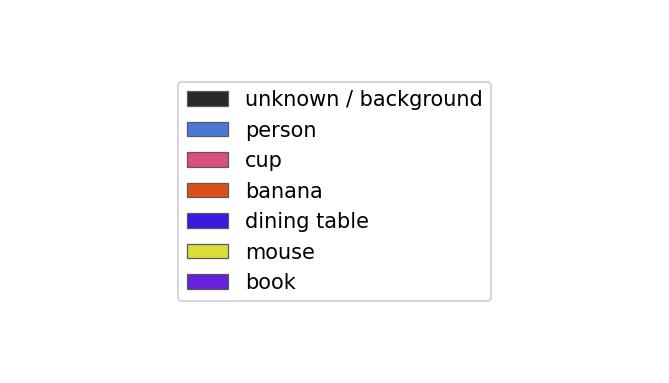
#> input picture out_test/class_legend.png, 669 x 383 px
$ python video_to_3d.py ../out_test/class_legend.png
#> lines starting #> are read from the running program, lines starting #| are printed output that depends on the picture
### code/feature_tracker.py
import gc
import cv2
import numpy as np
import os
import sys
from typing import Optional, Tuple
from scipy.optimize import least_squares
import scipy.io as sio

from reconstruction_pipeline import (
    save_point_labels,
    track_arrays_from_dict,
    write_tracks_txt,
)
from yolo_segmentation import (
    label_tracks_from_seg_maps,
    save_seg_bundle,
    segment_bgr_frames,
    segment_video_file,
)

# Playback speed for tracked_output.avi (lower FPS = longer gap between frames, easier to follow).
preview_fps = 15.0

# Faster Lucas–Kanade (slightly less robust than OpenCV defaults; big CPU win on long clips).
lk_fast = (cv2.TERM_CRITERIA_EPS | cv2.TERM_CRITERIA_COUNT, 15, 0.03)
lk_accurate = (cv2.TERM_CRITERIA_EPS | cv2.TERM_CRITERIA_COUNT, 30, 0.01)
lk_fastest = (cv2.TERM_CRITERIA_EPS | cv2.TERM_CRITERIA_COUNT, 12, 0.05)


# [43 lines left out: functions _gray_for_corner_detect, farthest_point_spread_subsample, not called in this run]


def load_video_frames(video_path, max_frames=None, scale: float = 1.0):
#> called with video_path = 'out_test/class_legend.png', max_frames = 50, scale = 0.75
    cap = cv2.VideoCapture(video_path)
    frames = []
    first_gray_full = None
    while max_frames is None or len(frames) < max_frames:
        ret, frame = cap.read()
#> frame is the input picture: shape (383, 669, 3); mean B, G, R 249.3, 248.6, 249.3
        if not ret:
            break
        gray = cv2.cvtColor(frame, cv2.COLOR_BGR2GRAY)
        if first_gray_full is None:
            first_gray_full = gray.copy()
        if scale != 1.0:
            gray = cv2.resize(gray, None, fx=scale, fy=scale, interpolation=cv2.INTER_AREA)
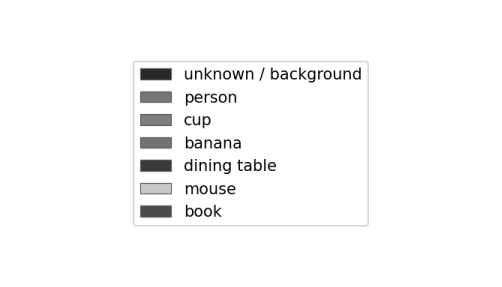
#> gray: shape (287, 502); min 0, max 255, mean 248.9
        frames.append(gray)
    cap.release()
    return frames, first_gray_full


# [422 lines left out: functions scale_track_coordinates, load_video_bgr_and_gray, center_roi_mask, read_first_frame_bgr, read_first_k_bgr_frames, detect_features and 7 more, not called in this run]

def save_tracks_to_txt(refined_tracks, num_frames, filename='tracks.txt'):
    track_x, track_y, _ = track_arrays_from_dict(refined_tracks, num_frames)
    write_tracks_txt(filename, track_x, track_y)

sample_out_dir = "data/good"


def track_video_to_disk(
    video_path,
    out_dir,
    label_fn=None,
    redetect_interval=15,
    max_redetect=20,
    write_preview=True,
    preview_fps=preview_fps,
    center_roi_frac=None,
    yolo_mask_features=False,
    yolo_mask_union_frames: int = 1,
    redetect_full_frame: Optional[bool] = None,
    feature_quality=0.02,
    min_feature_distance=12,
    feature_max_corners=1500,
    feature_grid: Tuple[int, int] = (4, 4),
    yolo_seg_weights=None,
    yolo_device="cpu",
    yolo_imgsz=640,
    yolo_conf=0.25,
    yolo_save_point_labels=True,
    max_frames=120,
    track_scale=1.0,
    fast_lk=True,
    lk_preset: str = "fast",
    lk_max_jump_frac: Optional[float] = 0.12,
    feature_distribute_experimental: bool = False,
    feature_spread_min_dist: Optional[float] = None,
    feature_use_clahe: bool = False,
):
    os.makedirs(out_dir, exist_ok=True)
    if not os.path.dirname(video_path):
        video_path = os.path.join(out_dir, video_path)

    cv2.setUseOptimized(True)

    ts = float(track_scale)
    if ts <= 0 or ts > 1.0:
        ts = 1.0

    # YOLO runs in a second pass over the file (see yolo_segmentation.segment_video_file) so we
    # do not keep every BGR frame in RAM — that pattern was getting this process OOM-killed (zsh: killed).
    frames, first_gray_full = load_video_frames(
        video_path, max_frames=max_frames, scale=ts
    )
    if not frames or first_gray_full is None:
        print("no frames loaded")
        return None
    print(f"loaded {len(frames)} frames (scale={ts:.3f})")

    cv2.imwrite(os.path.join(out_dir, "frame000000.jpg"), first_gray_full)

    full_h, full_w = first_gray_full.shape[:2]
    h0, w0 = frames[0].shape[:2]
    det_mask = None
    if center_roi_frac is not None and 0 < center_roi_frac < 1:
        det_mask = center_roi_mask(h0, w0, float(center_roi_frac))
        print(
            f"ROI mask: center {center_roi_frac:.0%}"
        )

    if yolo_seg_weights and yolo_mask_features:
        ku = max(1, int(yolo_mask_union_frames))
        bgr_list = read_first_k_bgr_frames(video_path, ku)
        _adj = []
        for f in bgr_list:
            if f.shape[:2] != (h0, w0):
                f = cv2.resize(f, (w0, h0))
            _adj.append(f)
        bgr_list = _adj
        if bgr_list:
            maps, _ = segment_bgr_frames(
                yolo_seg_weights,
                bgr_list,
                device=yolo_device,
                imgsz=yolo_imgsz,
                conf=yolo_conf,
            )
            acc = np.zeros((h0, w0), dtype=bool)
            for t in range(maps.shape[0]):
                acc |= maps[t] > 0
            fg = acc.astype(np.uint8) * 255
            if np.any(fg > 0):
                ksz = max(3, int(min(h0, w0) * 0.004)) | 1
                kernel = cv2.getStructuringElement(cv2.MORPH_ELLIPSE, (ksz, ksz))
                fg = cv2.erode(fg, kernel, iterations=1)
                if det_mask is not None:
                    det_mask = cv2.bitwise_and(det_mask, fg)
                else:
                    det_mask = fg
                print(
                    f"YOLO mask from first {maps.shape[0]} frame(s)"
                )
            else:
                print(
                    "YOLO mask empty; using ROI/full frame"
                )
        else:
            print("skip yolo mask (no bgr frames)")
        gc.collect()

    if redetect_full_frame is None:
        redetect_full_frame = bool(yolo_seg_weights and yolo_mask_features)

    if redetect_full_frame:
        if center_roi_frac is not None and 0 < center_roi_frac < 1:
            redetect_mask = center_roi_mask(h0, w0, float(center_roi_frac))
        else:
            redetect_mask = None
        print(
            "redetect: no YOLO mask for new points"
            + (
                " (central ROI still applies)."
                if redetect_mask is not None
                else " (full frame)."
            )
        )
    else:
        redetect_mask = det_mask

    fgr, fgc = max(1, int(feature_grid[0])), max(1, int(feature_grid[1]))
    if fgr > 1 or fgc > 1:
        print(
            f"Feature grid {fgr}×{fgc}: up to {int(feature_max_corners) // (fgr * fgc)} corners/cell "
            f"(multi-object spread)."
        )

    detect_cap = int(feature_max_corners)
    if feature_distribute_experimental:
        detect_cap = min(12000, max(detect_cap * 4, detect_cap))

    features = detect_features(
        frames[0],
        max_corners=detect_cap,
        quality_level=float(feature_quality),
        min_distance=int(min_feature_distance),
        detection_mask=det_mask,
        feature_grid=(fgr, fgc) if (fgr > 1 or fgc > 1) else (1, 1),
        use_clahe=feature_use_clahe,
    )
    if features.size == 0:
        print("no features detected")
        return None
    print(f"features on frame 0: {len(features)}")

    if feature_distribute_experimental and features.size > 0:
        diag = float(np.hypot(float(w0), float(h0)))
        sep = (
            float(feature_spread_min_dist)
            if feature_spread_min_dist is not None
            else 0.018 * diag
        )
        features = farthest_point_spread_subsample(
            features, int(feature_max_corners), sep
        )
        print(
            f"Spread subsample (experimental): {len(features)} features "
            f"(min_sep≈{sep:.1f}px, cap={feature_max_corners})."
        )

    preset = str(lk_preset).lower().strip()
    if not fast_lk:
        preset = "accurate"
    elif preset not in ("fast", "fastest", "accurate"):
        preset = "fast"

    tracks = track_features_with_redetection(
        frames,
        features,
        redetect_interval=redetect_interval,
        max_redetect=max_redetect,
        redetect_mask=redetect_mask,
        feature_quality=float(feature_quality),
        min_feature_distance=int(min_feature_distance),
        lk_preset=preset,
        lk_max_jump_frac=lk_max_jump_frac,
        feature_grid=(fgr, fgc) if (fgr > 1 or fgc > 1) else (1, 1),
        feature_use_clahe=feature_use_clahe,
    )
    print("tracking done")

    refined_tracks = tracks

    if write_preview:
        visualize_tracks(
            frames,
            refined_tracks,
            output_path=os.path.join(out_dir, "tracked_output.avi"),
            fps=float(preview_fps),
        )

    if ts != 1.0:
        inv = 1.0 / ts
        refined_tracks = scale_track_coordinates(refined_tracks, inv, inv)
        print(f"rescaled tracks x{inv:.3f}")

    num_frames = len(frames)

    track_x, track_y, column_ids = track_arrays_from_dict(refined_tracks, num_frames)
    tracks_path = os.path.join(out_dir, "tracks.txt")
    write_tracks_txt(tracks_path, track_x, track_y)

    if label_fn is not None:
        labels = label_fn(frames, refined_tracks, column_ids)
        if labels is not None:
            save_point_labels(os.path.join(out_dir, "point_labels.npy"), np.asarray(labels))

    # Drop grayscale list before YOLO + full seg_maps — avoids OOM ("zsh: killed") on long clips.
    del frames
    gc.collect()

    if yolo_seg_weights is not None:
        # seg_maps must match native video resolution (tracks are in full-res coords)
        seg_maps, seg_names = segment_video_file(
            yolo_seg_weights,
            video_path,
            num_frames,
            (full_h, full_w),
            device=yolo_device,
            imgsz=yolo_imgsz,
            conf=yolo_conf,
        )
        save_seg_bundle(out_dir, seg_maps, seg_names)
        if label_fn is None and yolo_save_point_labels:
            pl = label_tracks_from_seg_maps(seg_maps, refined_tracks, column_ids)
            save_point_labels(os.path.join(out_dir, "point_labels.npy"), pl)

    return {"tracks": refined_tracks, "out_dir": out_dir, "column_ids": column_ids, "num_frames": num_frames}


def main(video_path, out_dir=None, label_fn=None, max_frames=120):
    out_dir = out_dir or sample_out_dir
    track_video_to_disk(video_path, out_dir, label_fn=label_fn, max_frames=max_frames)

# [5 lines that do not run on import are left out]

### code/reconstruction_pipeline.py
from __future__ import annotations

import json
import os
from typing import Dict, List, Optional, Tuple

import matplotlib.image as mpimg
import matplotlib.pyplot as plt
import numpy as np
from matplotlib.patches import Patch

try:
    import open3d as o3d
except ImportError:
    o3d = None  # type: ignore[assignment, misc]

from q1_affine_factorization_method import normalize_marix
from q2_metric_upgrade import main_2
from q3_texturing import (
    save_class_colored_mesh,
    save_textured_mesh,
    save_textured_meshes_per_class,
)
from yolo_segmentation import (
    bgr_colors_for_point_labels,
    label_tracks_from_seg_maps_xy,
    overlay_alpha_default,
    rgb01_seg_overlay_on_image,
)


# [25 lines left out: functions track_arrays_from_dict, write_tracks_txt, not called in this run]


def save_point_labels(path: str, labels: np.ndarray) -> None:
    np.save(path, labels)
    print(f"saved labels: {path}")


# [64 lines left out: functions load_point_labels_if_present, load_tracks_xy_nan, rebuild_point_labels_from_seg_bundle, _align_point_labels_to_S, not called in this run]


# Single frame for UV/triangulation matches baked texture (reduces 2D/3D inconsistency).
mesh_uv_frame_span = 1

# Drop long 2D edges (spikes) when caller does not override — looser default to avoid “Swiss cheese”.
mesh_edge_frac_fallback = 0.058

# Drop triangles whose longest 3D edge exceeds this fraction of the 3D bbox diagonal.
mesh_edge_3d_frac_fallback = 0.10


# [473 lines left out: functions effective_mesh_max_edge_frac, effective_mesh_max_edge_3d_frac, points_2d_for_mesh_uv, print_class_legend_concise, load_seg_class_names_if_present, class_legend_patches and 8 more, not called in this run]


def video_to_metric_structure(
    video_path: str,
    out_dir: str,
    *,
    label_fn=None,
    show_plot: bool = False,
    write_preview: bool = True,
    preview_fps: float = 15.0,
    redetect_interval: int = 15,
    max_redetect: int = 20,
    show_mesh: bool = False,
    save_mesh_obj: bool = True,
    yolo_seg_weights: Optional[str] = None,
    yolo_device: str = "cpu",
    yolo_imgsz: int = 640,
    yolo_conf: float = 0.25,
    yolo_save_point_labels: bool = True,
    show_labeled_3d: bool = False,
    show_class_mesh: bool = False,
    max_frames: Optional[int] = 120,
    class_overlay_alpha: Optional[float] = None,
    center_roi_frac: Optional[float] = None,
    yolo_mask_features: bool = False,
    yolo_mask_union_frames: int = 1,
    redetect_full_frame: Optional[bool] = None,
    feature_quality: float = 0.02,
    min_feature_distance: int = 12,
    feature_max_corners: int = 1500,
    feature_grid: Tuple[int, int] = (4, 4),
    mesh_max_edge_frac: Optional[float] = None,
    mesh_cluster_eps_frac: Optional[float] = None,
    mesh_uv_frame_start: int = 0,
    mesh_uv_num_frames: Optional[int] = None,
    mesh_max_edge_3d_frac: Optional[float] = None,
    mesh_keep_largest_component: bool = False,
    track_scale: float = 1.0,
    fast_lk: bool = True,
    lk_preset: str = "fast",
    lk_max_jump_frac: Optional[float] = 0.12,
    feature_distribute_experimental: bool = False,
    feature_spread_min_dist: Optional[float] = None,
    split_meshes_by_class: bool = False,
    mesh_drop_cross_class_triangles: bool = True,
    feature_use_clahe: bool = False,
    dump_metrics: bool = True,
    scale_ref: Optional[Tuple[int, int, float]] = None,
):
    import feature_tracker as ft

    os.makedirs(out_dir, exist_ok=True)
    bundle = ft.track_video_to_disk(
        video_path,
        out_dir,
        label_fn=label_fn,
        redetect_interval=redetect_interval,
        max_redetect=max_redetect,
        write_preview=write_preview,
        preview_fps=preview_fps,
        center_roi_frac=center_roi_frac,
        yolo_mask_features=yolo_mask_features,
        yolo_mask_union_frames=yolo_mask_union_frames,
        redetect_full_frame=redetect_full_frame,
        feature_quality=feature_quality,
        min_feature_distance=min_feature_distance,
        feature_max_corners=feature_max_corners,
        feature_grid=feature_grid,
        yolo_seg_weights=yolo_seg_weights,
        yolo_device=yolo_device,
        yolo_imgsz=yolo_imgsz,
        yolo_conf=yolo_conf,
        yolo_save_point_labels=yolo_save_point_labels,
        max_frames=max_frames,
        track_scale=track_scale,
        fast_lk=fast_lk,
        lk_preset=lk_preset,
        lk_max_jump_frac=lk_max_jump_frac,
        feature_distribute_experimental=feature_distribute_experimental,
        feature_spread_min_dist=feature_spread_min_dist,
        feature_use_clahe=feature_use_clahe,
    )
    if bundle is None:
        return None
    tracks_txt = os.path.join(out_dir, "tracks.txt")
    S_eucl = run_metric_reconstruction(
        tracks_txt, show_plot=show_plot, plot_first_frame=False, scale_ref=scale_ref
    )
    if show_mesh or save_mesh_obj:
        textured_mesh_from_track_folder(
            out_dir,
            S_eucl,
            show=show_mesh,
            save_obj=save_mesh_obj,
            class_overlay_alpha=class_overlay_alpha,
            mesh_max_edge_frac=mesh_max_edge_frac,
            mesh_cluster_eps_frac=mesh_cluster_eps_frac,
            mesh_uv_frame_start=mesh_uv_frame_start,
            mesh_uv_num_frames=mesh_uv_num_frames,
            mesh_max_edge_3d_frac=mesh_max_edge_3d_frac,
            mesh_keep_largest_component=mesh_keep_largest_component,
            mesh_drop_cross_class_triangles=mesh_drop_cross_class_triangles,
        )
    if split_meshes_by_class and load_point_labels_if_present(out_dir) is not None:
        textured_meshes_per_class_from_track_folder(
            out_dir,
            S_eucl,
            class_overlay_alpha=class_overlay_alpha,
            mesh_max_edge_frac=mesh_max_edge_frac,
            mesh_cluster_eps_frac=mesh_cluster_eps_frac,
            mesh_uv_frame_start=mesh_uv_frame_start,
            mesh_uv_num_frames=mesh_uv_num_frames,
            mesh_max_edge_3d_frac=mesh_max_edge_3d_frac,
            mesh_keep_largest_component=mesh_keep_largest_component,
        )
    if load_point_labels_if_present(out_dir) is not None:
        save_labeled_reconstruction_viz(
            out_dir, show=show_labeled_3d, overlay_alpha=class_overlay_alpha
        )
        save_metric_scaled_plot_with_class_legend(
            out_dir, show=show_labeled_3d
        )
        if show_class_mesh:
            class_mesh_from_track_folder(
                out_dir,
                S_eucl,
                show=True,
                overlay_alpha=class_overlay_alpha,
                mesh_max_edge_frac=mesh_max_edge_frac,
                mesh_max_edge_3d_frac=mesh_max_edge_3d_frac,
                mesh_uv_frame_start=mesh_uv_frame_start,
                mesh_uv_num_frames=mesh_uv_num_frames,
                mesh_drop_cross_class_triangles=mesh_drop_cross_class_triangles,
            )
    metrics_path: Optional[str] = None
    if dump_metrics:
        metrics_path = try_save_metrics(
            out_dir,
            mesh_max_edge_frac=mesh_max_edge_frac,
            mesh_max_edge_3d_frac=mesh_max_edge_3d_frac,
            mesh_uv_frame_start=mesh_uv_frame_start,
            mesh_uv_num_frames=mesh_uv_num_frames,
            mesh_drop_cross_class_triangles=mesh_drop_cross_class_triangles,
        )
    return {
        "out_dir": out_dir,
        "tracks_txt": tracks_txt,
        "S_scaled_path": os.path.join(out_dir, "q2_S_scaled.npy"),
        "column_ids": bundle["column_ids"],
        "S_eucl": S_eucl,
        "metrics_path": metrics_path,
    }

### code/video_to_3d.py
from __future__ import annotations

import argparse
import os
import sys

from reconstruction_pipeline import video_to_metric_structure

def main() -> None:
    p = argparse.ArgumentParser()
    p.add_argument("video")
    p.add_argument("-o", "--out", default="data/video_run")
    p.add_argument("--show", action="store_true")
    p.add_argument("--mesh", action="store_true", default=True)
    p.add_argument("--no-mesh", dest="mesh", action="store_false")
    p.add_argument("--yolo", default=None)
    p.add_argument("--feature-clahe", action="store_true", default=True)
    p.add_argument("--no-feature-clahe", dest="feature_clahe", action="store_false")
    p.add_argument("--feature-quality", type=float, default=0.008)
    p.add_argument("--min-feature-distance", type=int, default=5)
    p.add_argument("--feature-max-corners", type=int, default=2000)
    p.add_argument("--feature-grid", nargs=2, type=int, default=[4, 4])
    p.add_argument("--redetect-interval", type=int, default=8)
    p.add_argument("--max-redetect", type=int, default=40)
    p.add_argument("--track-scale", type=float, default=0.75)
    p.add_argument("--max-frames", type=int, default=50)
    p.add_argument(
        "--scale-ref",
        nargs=3,
        type=float,
        metavar=("I", "J", "DIST"),
        default=None,
        help="Pin absolute scale: track column indices I, J and their real distance. "
        "Default: normalize to unit RMS radius.",
    )
    args = p.parse_args()

    video = os.path.abspath(args.video)
    if not os.path.isfile(video):
        print(f"video not found: {video}", file=sys.stderr)
        sys.exit(1)

    out_dir = os.path.abspath(args.out)
    max_frames = None if args.max_frames <= 0 else args.max_frames

    pipeline_args = {
        "show_plot": args.show,
        "show_mesh": args.mesh,
        "save_mesh_obj": args.mesh,
        "yolo_seg_weights": args.yolo,
        "dump_metrics": True,
        "max_frames": max_frames,
        "feature_quality": args.feature_quality,
        "min_feature_distance": args.min_feature_distance,
        "feature_max_corners": args.feature_max_corners,
        "feature_grid": tuple(args.feature_grid),
        "redetect_interval": args.redetect_interval,
        "max_redetect": args.max_redetect,
        "track_scale": float(args.track_scale),
        "feature_use_clahe": args.feature_clahe,
        "scale_ref": (
            (int(args.scale_ref[0]), int(args.scale_ref[1]), args.scale_ref[2])
            if args.scale_ref
            else None
        ),
    }
    result = video_to_metric_structure(video, out_dir, **pipeline_args)
    if result is None:
        sys.exit(1)
    print("done")
    print(f"points: {result['S_scaled_path']}")
    print(f"tracks: {result['tracks_txt']}")
    mp = result.get("metrics_path")
    if mp:
        base = os.path.dirname(mp)
        print(f"metrics: {mp}")
        print(f"           {os.path.join(base, 'metrics.txt')}")


if __name__ == "__main__":
    main()
